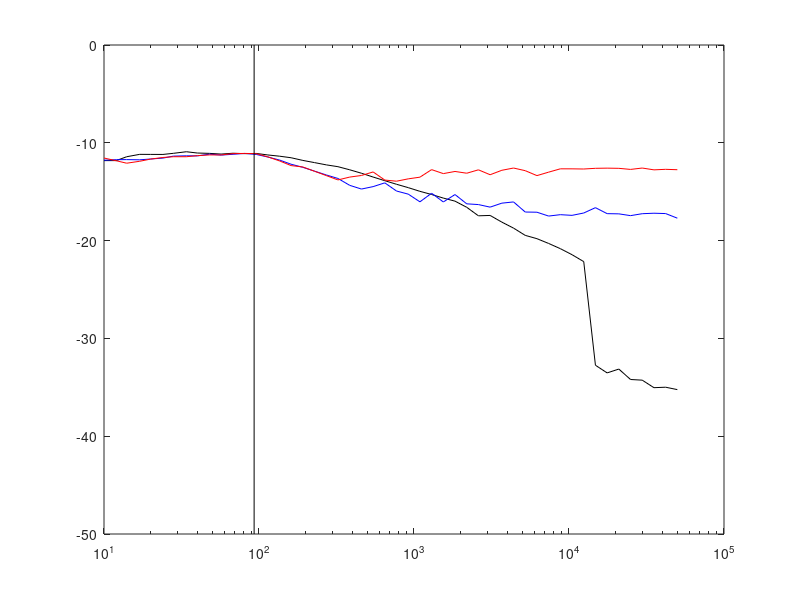

This figure's MATLAB source: (Note: this script raises an error after producing the figure.)
load('EM_Mw.mat')
Nsrc =[20 60 80 96];
Mw=round(logspace(log10(10),log10(50000),50));


figure
x=[10 50000];
%semilogx(x,10*log10(1./sqrt(x)))


C = ['k','b','r'];
j=1;
for i=[ 1 3 4]
    semilogx(Mw,10*log10(err_EM(i,:)),'color',C(j));
    hold on
    j=j+1; 
end   

l=line([93 93],[-50 0],'color','black');
l.Color(4)=0.3;
%legend('$1/\sqrt{M_w}$','EM','location','southwest');
set(legend,'Box','off')
text(6*10^4, -30,'R=20')
text(6*10^4,-17,'R=80','color', C(2))
text(6*10^4,-13,'R=93','color', C(3))
xlim([Mw(1) 3*10^5])
ylim([-35 -10])
xlabel('Number of snapshots $M_w$')
ylabel('Relative error on diag(${S_p}$) (dB)')
plot_fig(gcf,11,8.5)
